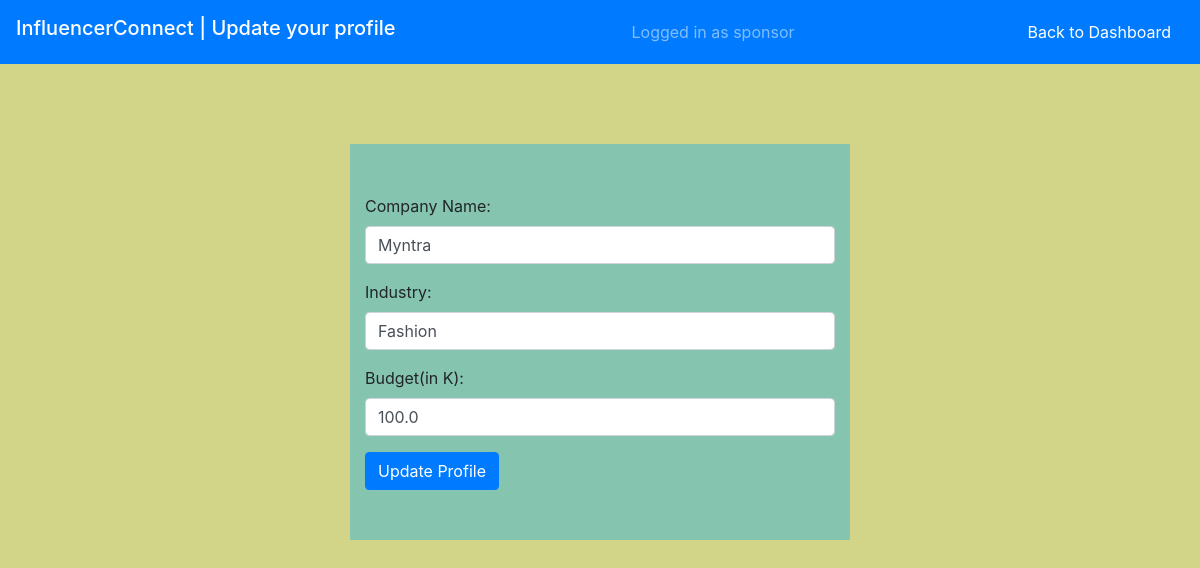
The page /sponsor/update_profile (signed in) on the database its author committed.
### models.py (models this page shows)
class Sponsor(db.Model):
    id=db.Column(db.Integer,primary_key=True)
    username=db.Column(db.String(80),unique=True,nullable=False)
    password=db.Column(db.String(80),nullable=False)
    industry=db.Column(db.String(120),nullable=False)
    flagged=db.Column(db.Boolean,default=False)

class SponsorProfile(db.Model):
    id=db.Column(db.Integer,primary_key=True)
    sponsor_id=db.Column(db.Integer,db.ForeignKey('sponsor.id'),nullable=False)
    company_name=db.Column(db.String(120),nullable=False)
    industry=db.Column(db.String(120),nullable=True)
    budget=db.Column(db.Float,nullable=True)

### app.py (the view, shortened to what this page needs)
@app.route('/sponsor/update_profile',methods=['GET','POST'])
def sponsor_update_profile():
    if 'username' not in session or session.get('role')!='Sponsor':
        return redirect(url_for('sponsor_login'))
    else:
        sponsor=Sponsor.query.filter_by(username=session['username']).first()
        profile=SponsorProfile.query.filter_by(sponsor_id=sponsor.id).first()
        return render_template('sponsor_update_profile.html',profile=profile)

### templates/sponsor_update_profile.html (shortened to what this page needs)
<!DOCTYPE html>
<html lang="en">
<head>
    <nav class="navbar navbar-dark bg-primary">
        <h1 class="navbar-brand";>InfluencerConnect | Update your profile</h1>
        <span class="navbar-text">Logged in as {{ session['username'] }}</span>
        <a href="{{ url_for('sponsor_dashboard') }}" class="btn btn-primary">Back to Dashboard</a>
    </nav>
    <link rel="stylesheet" href="{{ url_for('static', filename='css/bootstrap.min.css') }}">
</head>
<body style="background-color:rgb(210, 212, 135);">
    <form method="post" action="{{ url_for('sponsor_update_profile') }}" class="container" class="container" style="background-color:rgb(133, 196, 175); width: 500px; margin-top:80px; padding-top:50px; padding-bottom:50px;">
        <div class="form-group">
            <label for="company_name">Company Name:</label>
            <input type="text" class="form-control" id="company_name" name="company_name" value="{{ profile.company_name if profile else '' }}" required>
        </div>
        <div class="form-group">
            <label for="industry">Industry:</label>
            <input type="text" class="form-control" id="industry" name="industry" value="{{ profile.industry if profile else '' }}">
        </div>
        <div class="form-group">
            <label for="budget">Budget(in K):</label>
            <input type="number" class="form-control" id="budget" name="budget" value="{{ profile.budget if profile else '' }}">
        </div>
        <button type="submit" class="btn btn-primary">Update Profile</button>
    </form>
</body>
</html>

### rows shown on the page
Sponsor: username "sponsor"
SponsorProfile: company_name "Myntra", industry "Fashion", budget "100.0"
